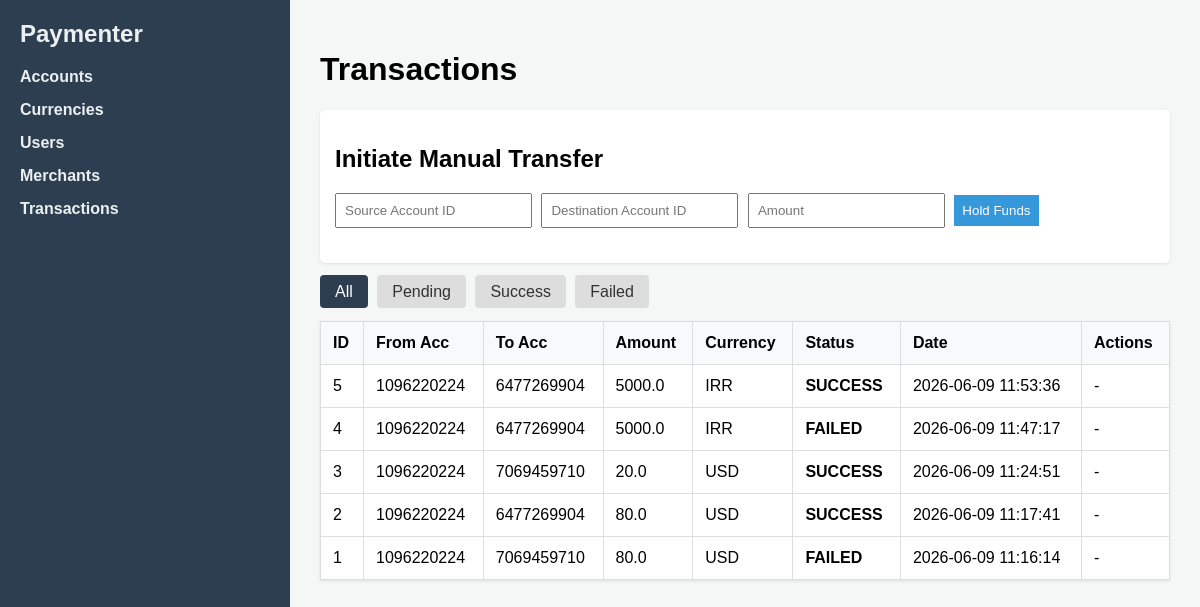
The page /transactions/ on the database as committed earlier.
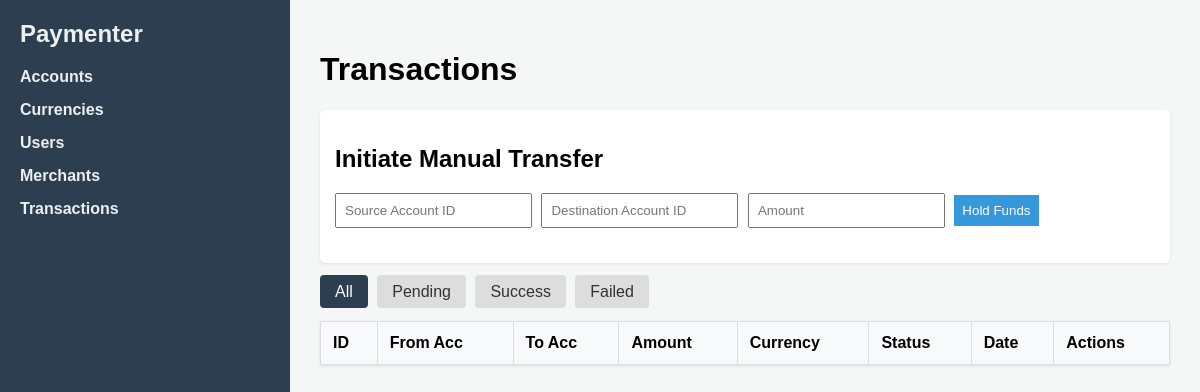
The same page on the database as committed later.
### tables this page shows
CREATE TABLE transactions (
            id INTEGER PRIMARY KEY AUTOINCREMENT,
            merchant_id INTEGER,
            from_account_id INTEGER NOT NULL,
            to_account_id INTEGER NOT NULL,
            amount REAL NOT NULL,
            currency_id INTEGER NOT NULL,
            status TEXT NOT NULL,
            created_at TIMESTAMP DEFAULT CURRENT_TIMESTAMP,
            FOREIGN KEY (merchant_id) REFERENCES merchants(id),
            FOREIGN KEY (from_account_id) REFERENCES accounts(id),
            FOREIGN KEY (to_account_id) REFERENCES accounts(id),
            FOREIGN KEY (currency_id) REFERENCES currencies(id)
        );

CREATE TABLE accounts (
            id INTEGER PRIMARY KEY AUTOINCREMENT,
            user_id INTEGER NOT NULL,
            currency_id INTEGER NOT NULL,
            account_number TEXT NOT NULL UNIQUE,
            card_number TEXT NOT NULL UNIQUE,
            balance REAL NOT NULL DEFAULT 0.0,
            FOREIGN KEY (user_id) REFERENCES users(id),
            FOREIGN KEY (currency_id) REFERENCES currencies(id)
        );

CREATE TABLE currencies (
            id INTEGER PRIMARY KEY AUTOINCREMENT,
            name TEXT NOT NULL,
            code TEXT NOT NULL UNIQUE,
            is_active BOOLEAN NOT NULL DEFAULT 1
        );

### controllers/transaction_controller.py (the view)
@transaction_bp.route('/', methods=['GET'])
def index():
    status_filter = request.args.get('status', '')
    transactions = transaction_service.get_transactions(status_filter if status_filter else None)
    return render_template('transactions.html', transactions=transactions, current_filter=status_filter)

### database/connection.py (called while the page is built)
def get_db_connection():
    if not os.path.exists(DB_DIR):
        os.makedirs(DB_DIR)
    conn = sqlite3.connect(DB_PATH)
    conn.row_factory = sqlite3.Row  # Allows accessing columns by name
    conn.execute("PRAGMA foreign_keys = ON;")  # Enforce relational integrity
    return conn

### repositories/transaction_repo.py (called while the page is built)
def get_all(status=None):
    conn = get_db_connection()
    sql = """
        SELECT t.id, t.amount, t.status, t.created_at,
               from_acc.account_number as from_account,
               to_acc.account_number as to_account,
               c.code as currency_code
        FROM transactions t
        LEFT JOIN accounts from_acc ON t.from_account_id = from_acc.id
        LEFT JOIN accounts to_acc ON t.to_account_id = to_acc.id
        LEFT JOIN currencies c ON t.currency_id = c.id
    """
    params = []
    if status:
        sql += " WHERE t.status = ?"
        params.append(status)
    sql += " ORDER BY t.created_at DESC"
    transactions = conn.execute(sql, params).fetchall()
    conn.close()
    return transactions

### services/transaction_service.py (called while the page is built)
def get_transactions(status=None):
    return transaction_repo.get_all(status)

### templates/transactions.html (shortened to what this page needs)
{% extends 'base.html' %}
{% block head %}
    <link rel="stylesheet" href="{{ url_for('static', filename='css/transaction.css') }}">
{% endblock %}
{% block body %}
<h1>Transactions</h1>
<div class="form-container">
    <h2>Initiate Manual Transfer</h2>
    <form action="{{ url_for('transactions.create') }}" method="POST">
        <input type="number" name="from_account_id" placeholder="Source Account ID" required>
        <input type="number" name="to_account_id" placeholder="Destination Account ID" required>
        <input type="number" name="amount" step="0.01" placeholder="Amount" required>
        <button type="submit">Hold Funds</button>
    </form>
</div>
<div class="filter-container">
    <a href="{{ url_for('transactions.index') }}" class="{% if not current_filter %}active{% endif %}">All</a>
    <a href="{{ url_for('transactions.index', status='Pending') }}" class="{% if current_filter == 'Pending' %}active{% endif %}">Pending</a>
    <a href="{{ url_for('transactions.index', status='Success') }}" class="{% if current_filter == 'Success' %}active{% endif %}">Success</a>
    <a href="{{ url_for('transactions.index', status='Failed') }}" class="{% if current_filter == 'Failed' %}active{% endif %}">Failed</a>
</div>
<table id="transactions-table">
    <tr>
        <th>ID</th><th>From Acc</th><th>To Acc</th><th>Amount</th><th>Currency</th><th>Status</th><th>Date</th><th>Actions</th>
    </tr>
    {% for t in transactions %}
    <tr id="row-{{ t.id }}">
        <td>{{ t.id }}</td>
        <td>{{ t.from_account or 'N/A' }}</td>
        <td>{{ t.to_account or 'N/A' }}</td>
        <td>{{ t.amount }}</td>
        <td>{{ t.currency_code }}</td>
        <td class="status-cell">{{ t.status }}</td>
        <td>{{ t.created_at }}</td>
        <td class="action-cell">
            {% if t.status == 'Pending' %}
                <button class="btn-complete" data-id="{{ t.id }}">Complete</button>
                <button class="btn-fail" data-id="{{ t.id }}">Fail</button>
            {% else %}
                -
            {% endif %}
        </td>
    </tr>
    {% endfor %}
</table>
{% endblock %}

Rows that differ between the two databases and show on the page:
removed transactions: id "5", account_number "1096220224", account_number "6477269904", amount "5000.0", currency_code "IRR", status "SUCCESS", created_at "2026-06-09 11:53:36"
removed transactions: id "4", account_number "1096220224", account_number "6477269904", amount "5000.0", currency_code "IRR", status "FAILED", created_at "2026-06-09 11:47:17"
removed transactions: id "3", account_number "1096220224", account_number "7069459710", amount "20.0", currency_code "USD", status "SUCCESS", created_at "2026-06-09 11:24:51"
removed transactions: id "2", account_number "1096220224", account_number "6477269904", amount "80.0", currency_code "USD", status "SUCCESS", created_at "2026-06-09 11:17:41"
removed transactions: id "1", account_number "1096220224", account_number "7069459710", amount "80.0", currency_code "USD", status "FAILED", created_at "2026-06-09 11:16:14"
